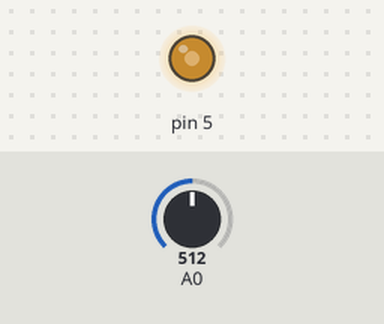
The sketch below on a simulated Arduino Mega 2560, built with avr-gcc and run on an emulated ATmega2560. Shown: output pins drawn as LEDs (lit = HIGH). Dashed ring = blinking. The inputs (shaded band) are chosen by the test bench; at power-on: A0 = 512. What the sketch prints to the serial monitor is not drawn.

Above: at 1.29 s.
1.3 s: A0 set to 716
At 1.41 s:
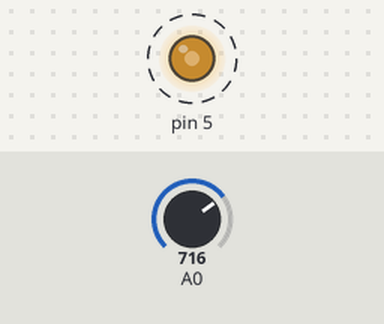
4.3 s: A0 set to 900
Timing chart, 0 to 13.3 s (numbered marks = the images above; inputs shaded):
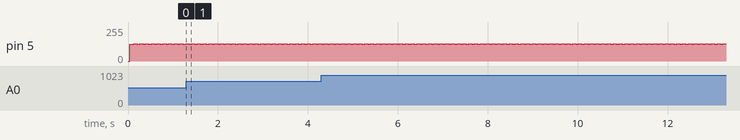

The sketch:

sensors.ino
```cpp
// Arduino Mega adaptation of Touche Arduino DIY...

// Bitwise functions
#define SET(x,y) (x |=(1<<y))        //-Bit set/clear macros
#define CLR(x,y) (x &= (~(1<<y)))           // |
#define CHK(x,y) (x & (1<<y))               // |
#define TOG(x,y) (x^=(1<<y))                //-+

#define N 160  //How many frequencies

// Only one result buffer can be keep due to size constraints.
float results[N];         //-Filtered result buffer
float resultsB[N];         //-Filtered result buffer
float freq[N];            //-Filtered result buffer
float freqB[N];            //-Filtered result buffer
int sizeOfArray = N;

void setup()
{

// Timers 1, 3,4,5 are 16bit on the Mega while Timer 1 is on the uno.
// Uno Timer 1 pins(9,10)
// Mega Timer 1 pins(11,12), Timer 3 pins(2,3,5), Timer 4 pins(6,7,8), Timer 5 pins(44,45,46)

// TCNTx - Timer/Counter Register. The actual timer value is stored here.
// OCRx - Output Compare Register
// ICRx - Input Capture Register (only for 16bit timer)
// TIMSKx - Timer/Counter Interrupt Mask Register. To enable/disable timer interrupts.
// TIFRx - Timer/Counter Interrupt Flag Register. Indicates a pending timer interrupt.

// TCCR 	7			 6		  5		   4		  3		  2		 1		 0
// 0x80	 COM1A1 COM1A0 COM1B1 COM1B0 -     -    WGM11 WGM10 : TCCRnA
// 0x81	 ICNC1  ICES1  -      WGM13  WGM12 CS12 CS11  CS10  : TCCRnB
// 				1			0				0			0				0			0			1			0
//				0			0				0			1				1			0			0			1
// Fast PWM ICR1, Clear OC1 on compare match, no prescaler


  // PLANT SENSOR 1
  TCCR3A=0b10000010;        //-Set up frequency generator
  TCCR3B=0b00011001;        //-+
  ICR3=110;
  OCR3A=55;

  pinMode(5,OUTPUT);        //-Signal generator pin
//  pinMode(7,OUTPUT);        //-Signal generator pin
//  pinMode(8,OUTPUT);        //-Signal generator pin
  // pinMode(8,OUTPUT);        //-Sync (test) pin

  // PLANT SENSOR 2
//  TCCR3A=0b10000010;        //-Set up frequency generator
//  TCCR3B=0b00011001;        //-+
//  ICR3=110;
//  OCR3A=55;

//  pinMode(2,OUTPUT);        //-Signal generator pin
//  pinMode(3,OUTPUT);        //-Signal generator pin
//  pinMode(5,OUTPUT);        //-Signal generator pin


  Serial.begin(115200);     // baudrate

  for(int i=0;i<N;i++) {      //-Preset results
    results[i]=0;        		 //-+
//    resultsB[i]=0;        		 //-+
  }

}

void loop()
{
  unsigned int d;

  // PLANT SENSOR 1
  for(unsigned int d=0;d<N;d++)
  {
    unsigned int dB = d;
    int v=analogRead(0);    //-Read response signal
//    Serial.println(d);
    CLR(TCCR3B,0);          //-Stop generator


    TCNT3=0;                //-Reload new frequency

    ICR3= d;                 // |

    OCR3A=d/2;              //-+

    SET(TCCR3B,0);          //-Restart generator
//    delayMicroseconds(500);
//    delay(50);

    results[d]=results[d]*0.5+(float)(v)*0.5; //Filter results
//  results[d] = (float)(v);


    freq[d] = d;

//    int vB=analogRead(4);    //-Read response signal
//    CLR(TCCR3B,0);          //-Stop generator
//    TCNT3=0;                //-Reload new frequency
//    ICR3=dB;                 // |
//    OCR3A=dB/2;              //-+
//    SET(TCCR3B,0);          //-Restart generator
//
//    resultsB[dB]=resultsB[dB]*0.5+(float)(vB)*0.5; //Filter results
//
//    freqB[dB] = dB;
  }


PlottArray(1,freq,results);
//PlottArray(4,freqB,resultsB);

// TOG(PORTB,0);            //-Toggle pin 8 after each sweep (good for scope)

//// PLANT SENSOR 1
//  for(unsigned int d=0;d<N;d++)
//  {
//    int v=analogRead(0);    //-Read response signal
//    CLR(TCCR1B,0);          //-Stop generator
//    TCNT1=0;                //-Reload new frequency
//    ICR1=d;                 // |
//    OCR1A=d/2;              //-+
//    SET(TCCR1B,0);          //-Restart generator
//
//    results[d]=results[d]*0.5+(float)(v)*0.5; //Filter results
//
//    freq[d] = d;
//  }
//
//
//PlottArray(1,freq,results);
//
//// PLANT SENSOR 2
//  for(unsigned int d=0;d<N;d++)
//  {
//    int v=analogRead(1);    //-Read response signal
//    CLR(TCCR3B,0);          //-Stop generator
//    TCNT3=0;                //-Reload new frequency
//    ICR3=d;                 // |
//    OCR3A=d/2;              //-+
//    SET(TCCR3B,0);          //-Restart generator
//
//    resultsB[d]=resultsB[d]*0.5+(float)(v)*0.5; //Filter results
//
//     freqB[d] = d;
//  }
//
//
//PlottArray(4,freqB,resultsB);
//
//// TOG(PORTB,0);            //-Toggle pin 8 after each sweep (good for scope)

}
```

SendData.ino
```cpp
    byte yMSB=0, yLSB=0, xMSB=0, xLSB=0, zeroByte=128, Checksum=0;

    void SendData(int Command, unsigned int yValue,unsigned int xValue){


      /* >=================================================================<
          y = 01010100 11010100    (x & y are 2 Byte integers)
               yMSB      yLSB      send seperately -> reciever joins them
        >=================================================================<  */

        yLSB=lowByte(yValue);
        yMSB=highByte(yValue);
        xLSB=lowByte(xValue);
        xMSB=highByte(xValue);


     /* >=================================================================<
        Only the very first Byte may be a zero, this way allows the computer
        to know that if a Byte received is a zero it must be the start byte.
        If data bytes actually have a value of zero, They are given the value
        one and the bit in the zeroByte that represents that Byte is made
        high.
        >=================================================================< */

       zeroByte = 128;                                   // 10000000

       if(yLSB==0){ yLSB=1; zeroByte=zeroByte+1;}        // Make bit 1 high
       if(yMSB==0){ yMSB=1; zeroByte=zeroByte+2;}        // make bit 2 high
       if(xLSB==0){ xLSB=1; zeroByte=zeroByte+4;}        // make bit 3 high
       if(xMSB==0){ xMSB=1; zeroByte=zeroByte+8;}        // make bit 4 high


     /* >=================================================================<
        Calculate the remainder of: sum of all the Bytes divided by 255
        >=================================================================< */

       Checksum = (Command + yMSB + yLSB + xMSB + xLSB + zeroByte)%255;

       if( Checksum !=0 ){
        Serial.write(byte(0));            // send start bit
        Serial.write(byte(Command));      // command eg: Which Graph is this data for

        Serial.write(byte(yMSB));         // Y value's most significant byte
        Serial.write(byte(yLSB));         // Y value's least significant byte
        Serial.write(byte(xMSB));         // X value's most significant byte
        Serial.write(byte(xLSB));         // X value's least significant byte

        Serial.write(byte(zeroByte));     // Which values have a zero value
        Serial.write(byte(Checksum));     // Error Checking Byte

       }
    }


 void PlottArray(unsigned int Cmd,float Array1[],float Array2[]){

      SendData(Cmd+1, 1,1);                        // Tell PC an array is about to be sent
      delay(1);
      for(int x=0;  x < sizeOfArray;  x++){     // Send the arrays
        SendData(Cmd, round(Array1[x]),round(Array2[x]));
        //delay(1);
      }

      SendData(Cmd+2, 1,1);                        // Confirm arrrays have been sent
    }
```

Measured:
- by itself, pin 5: alternates 128/255 for 0.08 s and 127/255 for 0.05 s
